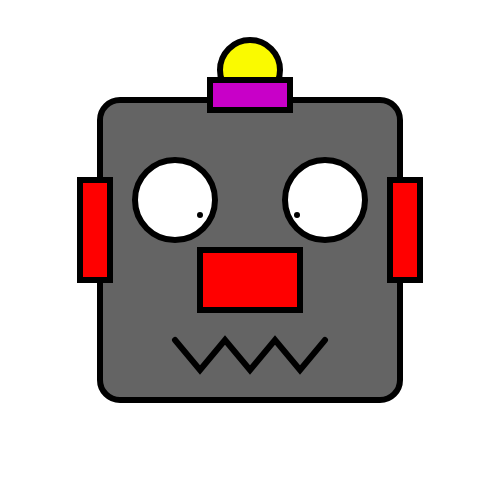
Frame 1 (no input)
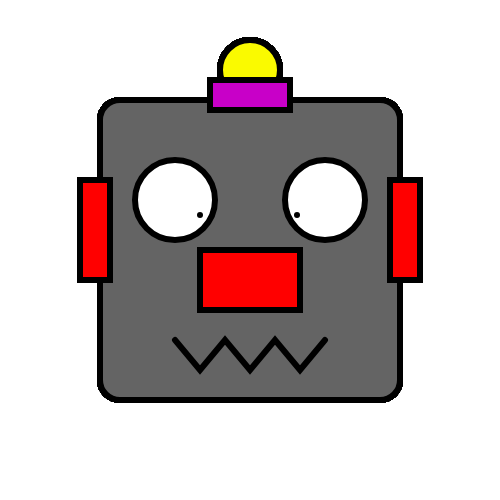
Frame 60 (no input)
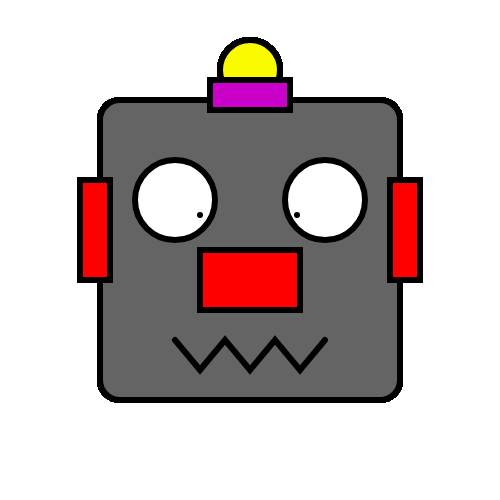
Frame 120 (the mouse pressed at the canvas centre since frame 60)

The p5.js sketch that drew these frames (run headless with seeded random() and noise() and a simulated clock; from frame 60 on, the mouse is pressed at the canvas centre):

// p5.js sketch
// ── sketch.js
function setup()
{
	//create a canvas for the robot
	createCanvas(500, 500);
}

function draw()
{
	strokeWeight(6);

	//robots head
	fill(100);
	rect(100, 100, 300, 300, 20);


	//robots antenna
	fill(250, 250, 0);
	ellipse(250, 70, 60, 60);

	fill(200, 0, 200);
	rect(210, 80, 80, 30);

	//robots eyes
	fill(255);
	ellipse(175, 200, 80, 80);
	point(200, 215);
	ellipse(325, 200, 80, 80);
	point(297, 215);


	//robots nose
	fill(255, 0, 0);
	rect(200,250,100,60);//triangle(250, 220, 200, 300, 300, 300);

	//robots ears
	rect(80, 180, 30, 100);
	rect(390, 180, 30, 100);

	//robots mouth
	noFill();
	beginShape();
	vertex(175, 340);
	vertex(200, 370);
	vertex(225, 340);
	vertex(250, 370);
	vertex(275, 340);
	vertex(300, 370);
	vertex(325, 340);
	endShape();
}
